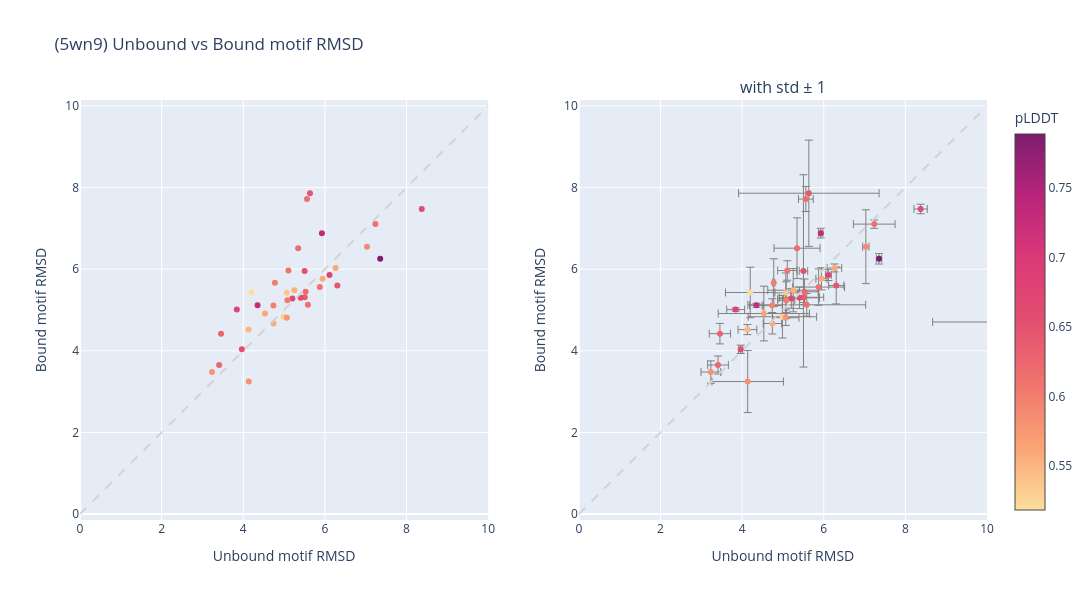

Notebook code cell kept with this figure:
### Code cell
def plot_scatter_motifrmsd(df, motif):
    xrange = [0, 10]
    yrange = [0, 10]

    fig = make_subplots(
        rows=1, cols=2,
        subplot_titles=("", "with std ± 1")
    )

    fig.add_trace(
        go.Scatter(
            x=df["motifRMSD_mean_unbound"],
            y=df["motifRMSD_mean_bound"],
            mode="markers",
            marker=dict(
                color=df["plddt_unbound"],
                colorscale="sunsetdark",
                showscale=True,
                colorbar=dict(title="pLDDT")
            ),
            text=df["design"],
            name="Designs"
        ),
        row=1, col=1
    )

    fig.add_trace(
        go.Scatter(
            x=df["motifRMSD_mean_unbound"],
            y=df["motifRMSD_mean_bound"],
            mode="markers",
            marker=dict(
                color=df["plddt_unbound"],
                colorscale="sunsetdark",
                showscale=False
            ),
            text=df["design"],
            error_x=dict(array=df["motifRMSD_std_unbound"], color="gray", thickness=1),
            error_y=dict(array=df["motifRMSD_std_bound"], color="gray", thickness=1),
            name="Designs (err)"
        ),
        row=1, col=2
    )

    for c in [1, 2]:
        fig.add_shape(
            type="line", x0=0, y0=0, x1=10, y1=10,
            line=dict(color="lightgray", dash="dash"),
            row=1, col=c
        )

    fig.update_xaxes(range=xrange, title="Unbound motif RMSD", row=1, col=1)
    fig.update_yaxes(range=yrange, title="Bound motif RMSD", row=1, col=1)
    fig.update_xaxes(range=xrange, title="Unbound motif RMSD", row=1, col=2)
    fig.update_yaxes(range=yrange, title="Bound motif RMSD", row=1, col=2)

    fig.update_layout(
        width=1200, height=600,
        title=f"({motif}) Unbound vs Bound motif RMSD",
        yaxis_scaleanchor="x",
        yaxis2_scaleanchor="x2",
        showlegend=False
    )

    return fig


plot_scatter_motifrmsd(df_agg, motif)

### Figure 1 — Plotly figure (JSON) as saved in the notebook; plotly's stock layout.template omitted (floating-point values rounded to 4 significant figures)
{"data": [{"marker": {"color": [0.5296, 0.6008, 0.5184, 0.6669, 0.5793, 0.7316, 0.6396, 0.7246, 0.5608, 0.6087, 0.7888, 0.644, 0.5963, 0.6657, 0.6146, 0.6169, 0.6537, 0.5363, 0.6625, 0.5562, 0.68, 0.6169, 0.6483, 0.6676, 0.6015, 0.5917, 0.7263, 0.6107, 0.6134, 0.5879, 0.6212, 0.6523, 0.6594, 0.6136, 0.5544, 0.5604, 0.5481, 0.5771, 0.6451, 0.6226, 0.6296, 0.5588, 0.6785, 0.5803], "colorbar": {"title": {"text": "pLDDT"}}, "colorscale": [[0, "rgb(252, 222, 156)"], [0.1667, "rgb(250, 164, 118)"], [0.3333, "rgb(240, 116, 110)"], [0.5, "rgb(227, 79, 111)"], [0.6667, "rgb(220, 57, 119)"], [0.8333, "rgb(185, 37, 122)"], [1, "rgb(124, 29, 111)"]], "showscale": true}, "mode": "markers", "name": "Designs", "text": ["design0", "design1", "design10", "design11", "design12", "design13", "design14", "design15", "design16", "design17", "design18", "design19", "design2", "design20", "design21", "design22", "design23", "design24", "design25", "design26", "design27", "design28", "design29", "design3", "design30", "design31", "design32", "design33", "design34", "design35", "design36", "design37", "design38", "design39", "design4", "design40", "design41", "design42", "design43", "design5", "design6", "design7", "design8", "design9"], "type": "scatter", "x": [4.988, 4.776, 4.199, 35.33, 3.234, 5.927, 5.507, 21.49, 4.532, 5.106, 7.355, 5.635, 4.738, 8.374, 5.583, 5.562, 3.965, 5.07, 5.406, 4.742, 3.842, 5.346, 24.74, 5.204, 5.082, 21.5, 4.351, 5.874, 7.237, 7.031, 5.527, 5.503, 22.56, 17.03, 5.253, 6.262, 4.13, 5.069, 6.306, 3.409, 3.456, 5.944, 6.114, 4.136], "xaxis": "x", "y": [4.834, 5.67, 5.43, 22.0, 3.48, 6.883, 5.312, 20.7, 4.913, 5.968, 6.255, 7.861, 5.108, 7.475, 5.127, 7.719, 4.037, 5.421, 5.298, 4.669, 5.01, 6.515, 9.221, 5.283, 5.241, 6.385, 5.115, 5.562, 7.104, 6.551, 5.446, 5.958, 4.951, 4.707, 5.485, 6.03, 4.52, 4.811, 5.602, 3.653, 4.421, 5.765, 5.86, 3.246], "yaxis": "y"}, {"error_x": {"array": [0.8382, 0.02761, 0.6059, 1.337, 0.2414, 0.05371, 0.4926, 0.2468, 1.118, 0.2351, 0.06634, 1.721, 0.2471, 0.1634, 1.444, 0.181, 0.04895, 0.3036, 0.489, 0.2258, 0.22, 0.5634, 0.7205, 0.3294, 0.2101, 3.823, 0.1678, 0.6361, 0.5107, 0.07777, 0.3344, 0.1044, 0.492, 8.36, 0.6238, 0.1781, 0.23, 0.3238, 0.1869, 0.2542, 0.2611, 0.137, 0.07218, 0.8751], "color": "gray", "thickness": 1}, "error_y": {"array": [0.5208, 0.5849, 0.619, 9.443, 0.2739, 0.1194, 0.1297, 0.4037, 0.6707, 0.2384, 0.1278, 1.301, 0.1679, 0.1169, 0.2768, 0.3052, 0.1024, 0.4854, 0.2616, 0.2553, 0.04167, 0.7451, 4.019, 0.2404, 0.4492, 0.4884, 0.05022, 0.4455, 0.1035, 0.905, 0.3132, 2.357, 0.0324, 0.221, 0.5302, 0.09751, 0.1232, 0.1893, 0.4529, 0.2198, 0.2513, 0.2714, 0.1369, 0.7598], "color": "gray", "thickness": 1}, "marker": {"color": [0.5296, 0.6008, 0.5184, 0.6669, 0.5793, 0.7316, 0.6396, 0.7246, 0.5608, 0.6087, 0.7888, 0.644, 0.5963, 0.6657, 0.6146, 0.6169, 0.6537, 0.5363, 0.6625, 0.5562, 0.68, 0.6169, 0.6483, 0.6676, 0.6015, 0.5917, 0.7263, 0.6107, 0.6134, 0.5879, 0.6212, 0.6523, 0.6594, 0.6136, 0.5544, 0.5604, 0.5481, 0.5771, 0.6451, 0.6226, 0.6296, 0.5588, 0.6785, 0.5803], "colorscale": [[0, "rgb(252, 222, 156)"], [0.1667, "rgb(250, 164, 118)"], [0.3333, "rgb(240, 116, 110)"], [0.5, "rgb(227, 79, 111)"], [0.6667, "rgb(220, 57, 119)"], [0.8333, "rgb(185, 37, 122)"], [1, "rgb(124, 29, 111)"]], "showscale": false}, "mode": "markers", "name": "Designs (err)", "text": ["design0", "design1", "design10", "design11", "design12", "design13", "design14", "design15", "design16", "design17", "design18", "design19", "design2", "design20", "design21", "design22", "design23", "design24", "design25", "design26", "design27", "design28", "design29", "design3", "design30", "design31", "design32", "design33", "design34", "design35", "design36", "design37", "design38", "design39", "design4", "design40", "design41", "design42", "design43", "design5", "design6", "design7", "design8", "design9"], "type": "scatter", "x": [4.988, 4.776, 4.199, 35.33, 3.234, 5.927, 5.507, 21.49, 4.532, 5.106, 7.355, 5.635, 4.738, 8.374, 5.583, 5.562, 3.965, 5.07, 5.406, 4.742, 3.842, 5.346, 24.74, 5.204, 5.082, 21.5, 4.351, 5.874, 7.237, 7.031, 5.527, 5.503, 22.56, 17.03, 5.253, 6.262, 4.13, 5.069, 6.306, 3.409, 3.456, 5.944, 6.114, 4.136], "xaxis": "x2", "y": [4.834, 5.67, 5.43, 22.0, 3.48, 6.883, 5.312, 20.7, 4.913, 5.968, 6.255, 7.861, 5.108, 7.475, 5.127, 7.719, 4.037, 5.421, 5.298, 4.669, 5.01, 6.515, 9.221, 5.283, 5.241, 6.385, 5.115, 5.562, 7.104, 6.551, 5.446, 5.958, 4.951, 4.707, 5.485, 6.03, 4.52, 4.811, 5.602, 3.653, 4.421, 5.765, 5.86, 3.246], "yaxis": "y2"}], "layout": {"annotations": [{"font": {"size": 16}, "showarrow": false, "text": "with std ± 1", "x": 0.775, "xanchor": "center", "xref": "paper", "y": 1, "yanchor": "bottom", "yref": "paper"}], "height": 600, "shapes": [{"line": {"color": "lightgray", "dash": "dash"}, "type": "line", "x0": 0, "x1": 10, "xref": "x", "y0": 0, "y1": 10, "yref": "y"}, {"line": {"color": "lightgray", "dash": "dash"}, "type": "line", "x0": 0, "x1": 10, "xref": "x2", "y0": 0, "y1": 10, "yref": "y2"}], "showlegend": false, "title": {"text": "(5wn9) Unbound vs Bound motif RMSD"}, "width": 1200, "xaxis": {"anchor": "y", "domain": [0, 0.45], "range": [0, 10], "title": {"text": "Unbound motif RMSD"}}, "xaxis2": {"anchor": "y2", "domain": [0.55, 1], "range": [0, 10], "title": {"text": "Unbound motif RMSD"}}, "yaxis": {"anchor": "x", "domain": [0, 1], "range": [0, 10], "scaleanchor": "x", "title": {"text": "Bound motif RMSD"}}, "yaxis2": {"anchor": "x2", "domain": [0, 1], "range": [0, 10], "scaleanchor": "x2", "title": {"text": "Bound motif RMSD"}}}}
